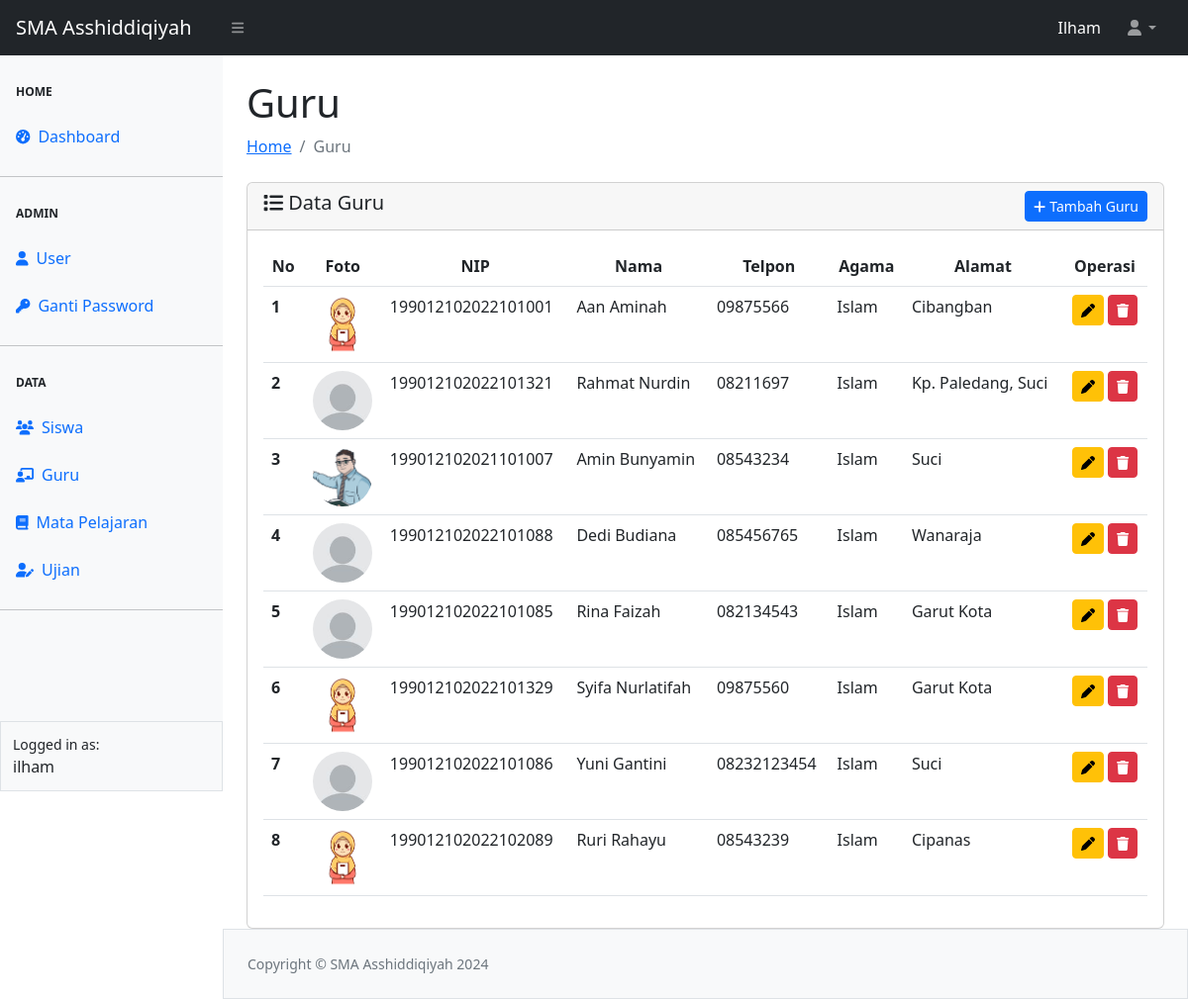
Page /guru/guru.php (signed in) on the committed database.
### tables this page shows
CREATE TABLE `tbl_guru` (
  `id` int(11) NOT NULL,
  `nip` varchar(30) NOT NULL,
  `nama` varchar(100) NOT NULL,
  `alamat` varchar(128) NOT NULL,
  `telpon` varchar(20) NOT NULL,
  `agama` varchar(20) NOT NULL,
  `foto` varchar(100) NOT NULL
);

### config.php (called while the page is built, shortened)
<?php
$main_url = "http://localhost/sekolah/";
?>

### guru/guru.php (the view, shortened to what this page needs)
<?php
require_once "../config.php";
require_once "../template/header.php";
require_once "../template/navbar.php";
require_once "../template/sidebar.php";
?>
<div id="layoutSidenav_content">
    <main>
        <div class="container-fluid px-4">
            <h1 class="mt-4">Guru</h1>
            <ol class="breadcrumb mb-4">
                <li class="breadcrumb-item"><a href="../index.php">Home</li></a>
                <li class="breadcrumb-item active">Guru</li>
            </ol>
            <div class="card">
                <div class="card-header">
                    <span class="h5 my-2"><i class="fa-solid fa-list"></i> Data Guru</span>
                    <a href="<?= $main_url ?>guru/add-guru.php" class="btn btn-sm btn-primary float-end"><i
                            class="fa-solid fa-plus"></i> Tambah Guru</a>
                </div>
                <div class="card-body">
                    <table class="table table-hover" id="datatablesSimple">
                        <thead>
                            <tr>
                                <th scope="col">
                                    <center>No</center>
                                </th>
                                <th scope="col">
                                    <center>Foto</center>
                                </th>
                                <th scope="col">
                                    <center>NIP</center>
                                </th>
                                <th scope="col">
                                    <center>Nama</center>
                                </th>
                                <th scope="col">
                                    <center>Telpon</center>
                                </th>
                                <th scope="col">
                                    <center>Agama</center>
                                </th>
                                <th scope="col">
                                    <center>Alamat</center>
                                </th>
                                <th scope="col">
                                    <center>Operasi</center>
                                </th>
                            </tr>
                        </thead>
                        <tbody>
                            <?php
                            $no = 1;
                            $queryGuru = mysqli_query($koneksi, "SELECT * FROM tbl_guru");
                            while ($data = mysqli_fetch_array($queryGuru)) {
                                ?>
                                <tr>
                                    <th scope="row">
                                        <?= $no++ ?>
                                    </th>
                                    <td>
                                        <center><img src="../asset/image/<?= $data['foto'] ?>" class="rounded-circle"
                                                width="60px" alt=""></center>
                                    </td>
                                    <td>
                                        <?= $data['nip'] ?>
                                    </td>
                                    <td>
                                        <?= $data['nama'] ?>
                                    </td>
                                    <td>
                                        <?= $data['telpon'] ?>
                                    </td>
                                    <td>
                                        <?= $data['agama'] ?>
                                    </td>
                                    <td>
                                        <?= $data['alamat'] ?>
                                    </td>
                                    <td>
                                        <center>
                                            <a href="edit-guru.php?id=<?= $data['id'] ?>" class="btn btn-sm btn-warning"
                                                title="Update guru"><i class="fa-solid fa-pen"></i></a>
                                            <button type="button" class="btn btn-sm btn-danger" id="btnHapus"
                                                title="Hapus guru" data-id="<?= $data['id'] ?>"
                                                data-foto="<?= $data['foto'] ?>"><i class="fa-solid fa-trash"></i></button>
                                        </center>
                                    </td>
                                </tr>
                            <?php } ?>
                        </tbody>
                    </table>
                </div>
            </div>
        </div>
    </main>
    <?php
    require_once "../template/footer.php";
    ?>

### template/header.php (shortened to what this page needs)
<!DOCTYPE html>
<html lang="en">
<head>
    <link href="https://cdn.jsdelivr.net/npm/simple-datatables@7.1.2/dist/style.min.css" rel="stylesheet" />
    <link href="<?= $main_url ?>asset/sb_admin/css/styles.css" rel="stylesheet" />
</head>

### template/navbar.php (shortened to what this page needs)
<body class="sb-nav-fixed">
    <nav class="sb-topnav navbar navbar-expand navbar-dark bg-dark">
        <a class="navbar-brand ps-3" href="<?= $main_url ?>index.php">SMA Asshiddiqiyah</a>
        <button class="btn btn-link btn-sm order-1 order-lg-0 me-4 me-lg-0" id="sidebarToggle" href="#!"><i
                class="fas fa-bars"></i></button>
        <form class="d-none d-md-inline-block form-inline ms-auto me-0 me-md-3 my-2 my-md-0">
            <span class="text-white text-capitalize">
                <?= $_SESSION["ssUser"] ?>
            </span>
        </form>
        <ul class="navbar-nav ms-auto ms-md-0 me-3 me-lg-4">
            <li class="nav-item dropdown">
                <a class="nav-link dropdown-toggle" id="navbarDropdown" href="#" role="button" data-bs-toggle="dropdown"
                    aria-expanded="false"><i class="fas fa-user fa-fw"></i></a>
            </li>
        </ul>
    </nav>

### template/sidebar.php
<div id="layoutSidenav">
    <div id="layoutSidenav_nav">
        <nav class="sb-sidenav accordion bg-light" id="sidenavAccordion">
            <div class="sb-sidenav-menu">
                <div class="nav">
                    <div class="sb-sidenav-menu-heading">Home</div>
                    <a class="nav-link" href="<?= $main_url ?>index.php">
                        <div class="sb-nav-link-icon"><i class="fas fa-tachometer-alt"></i></div>
                        Dashboard
                    </a>
                    <hr class="mb-0">
                    <div class="sb-sidenav-menu-heading">Admin</div>
                    <a class="nav-link" href="<?= $main_url ?>user/add-user.php">
                        <div class="sb-nav-link-icon"><i class="fa-solid fa-user"></i></div>
                        User
                    </a>
                    <a class="nav-link" href="<?= $main_url ?>user/password.php">
                        <div class="sb-nav-link-icon"><i class="fa-solid fa-key"></i></div>
                        Ganti Password
                    </a>
                    <hr class="mb-0">
                    <div class="sb-sidenav-menu-heading">Data</div>
                    <a class="nav-link" href="<?= $main_url ?>siswa/siswa.php">
                        <div class="sb-nav-link-icon"><i class="fa-solid fa-users"></i></i></div>
                        Siswa
                    </a>
                    <a class="nav-link" href="<?= $main_url ?>guru/guru.php">
                        <div class="sb-nav-link-icon"><i class="fa-solid fa-chalkboard-user"></i></div>
                        Guru
                    </a>
                    <a class="nav-link" href="<?= $main_url ?>pelajaran/pelajaran.php">
                        <div class="sb-nav-link-icon"><i class="fa-solid fa-book"></i></div>
                        Mata Pelajaran
                    </a>
                    <a class="nav-link" href="<?= $main_url ?>ujian/ujian.php">
                        <div class="sb-nav-link-icon"><i class="fa-solid fa-user-pen"></i></div>
                        Ujian
                    </a>
                    <hr class="mb-0">
                </div>
            </div>
            <div class="sb-sidenav-footer border">
                <div class="small">Logged in as:</div>
                <?= $_SESSION["ssUser"] ?>
            </div>
        </nav>
    </div>

### template/footer.php (shortened to what this page needs)
<footer class="py-4 bg-light mt-auto border">
                    <div class="container-fluid px-4">
                        <div class="d-flex align-items-center justify-content-between small">
                            <div class="text-muted">Copyright &copy; SMA Asshiddiqiyah <?= date('Y') ?></div>
                        </div>
                    </div>
                </footer>
            </div>
        </div>
    </body>
</html>

### rows in the picture
tbl_guru: foto (picture), nip "199012102022101001", nama "Aan Aminah", telpon "09875566", agama "Islam", alamat "Cibangban"
tbl_guru: foto (placeholder picture), nip "199012102022101321", nama "Rahmat Nurdin", telpon "08211697", agama "Islam", alamat "Kp. Paledang, Suci"
tbl_guru: foto (picture), nip "199012102021101007", nama "Amin Bunyamin", telpon "08543234", agama "Islam", alamat "Suci"
tbl_guru: foto (placeholder picture), nip "199012102022101088", nama "Dedi Budiana", telpon "085456765", agama "Islam", alamat "Wanaraja"
tbl_guru: foto (placeholder picture), nip "199012102022101085", nama "Rina Faizah", telpon "082134543", agama "Islam", alamat "Garut Kota"
tbl_guru: foto (picture), nip "199012102022101329", nama "Syifa Nurlatifah", telpon "09875560", agama "Islam", alamat "Garut Kota"
tbl_guru: foto (placeholder picture), nip "199012102022101086", nama "Yuni Gantini", telpon "08232123454", agama "Islam", alamat "Suci"
tbl_guru: foto (picture), nip "199012102022102089", nama "Ruri Rahayu", telpon "08543239", agama "Islam", alamat "Cipanas"

### other values in the picture
$_SESSION["ssUser"] "Ilham"
$_SESSION["ssUser"] "ilham"
